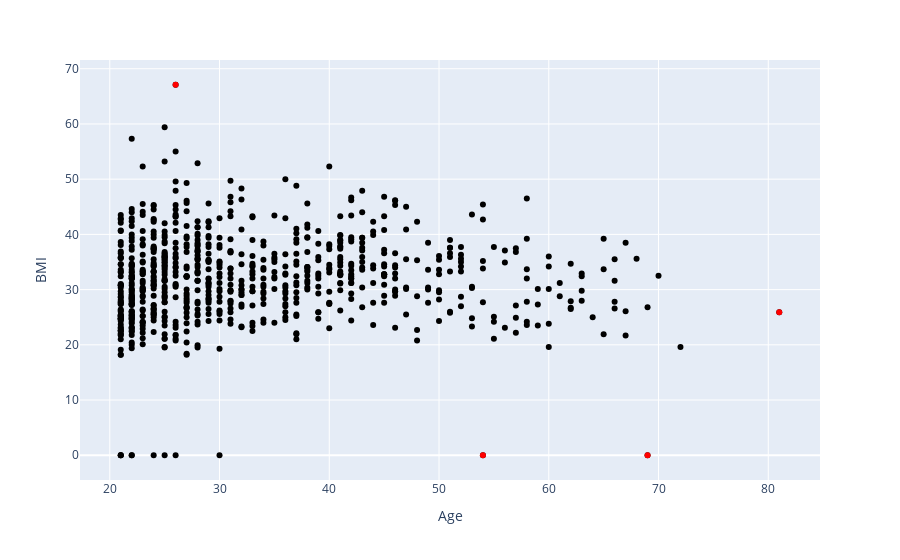

Notebook code cell kept with this figure:
### Code cell
# Scatter plot with main data
fig = px.scatter(df, x="Age", y="BMI", color_discrete_sequence=['black'])

# Scatter plot with outlier data
outlier_fig = px.scatter(outlier_values, x="Age", y="BMI", color_discrete_sequence=['red'])

# Add outlier data to the main figure
fig.add_trace(outlier_fig.data[0])

# Show the combined graph
fig.show()

### Figure 1 — Plotly figure (JSON) as saved in the notebook; plotly's stock layout.template omitted (floating-point values rounded to 4 significant figures; data arrays with more than 128 entries replaced by an {"elided": "..."} marker saying what was removed)
{"data": [{"hovertemplate": "Age=%{x}<br>BMI=%{y}<extra></extra>", "legendgroup": "", "marker": {"color": "black", "symbol": "circle"}, "mode": "markers", "name": "", "orientation": "v", "showlegend": false, "type": "scatter", "x": {"elided": "768 int values"}, "xaxis": "x", "y": {"elided": "768 float values"}, "yaxis": "y"}, {"hovertemplate": "Age=%{x}<br>BMI=%{y}<extra></extra>", "legendgroup": "", "marker": {"color": "red", "symbol": "circle"}, "mode": "markers", "name": "", "orientation": "v", "showlegend": false, "type": "scatter", "x": [54, 26, 81, 69], "xaxis": "x", "y": [0, 67.1, 25.9, 0], "yaxis": "y"}], "layout": {"legend": {"tracegroupgap": 0}, "margin": {"t": 60}, "xaxis": {"anchor": "y", "domain": [0, 1], "title": {"text": "Age"}}, "yaxis": {"anchor": "x", "domain": [0, 1], "title": {"text": "BMI"}}}}
